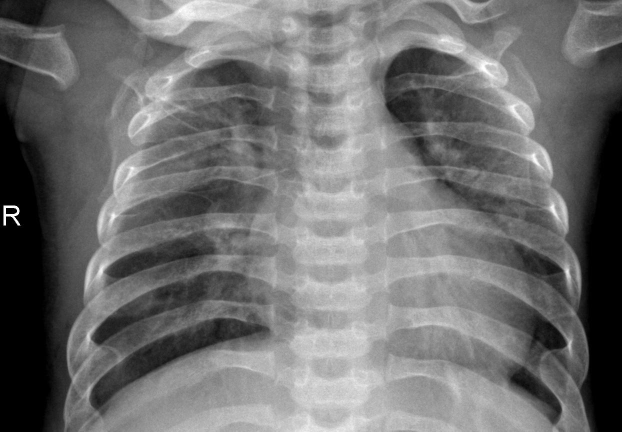
#> input picture EdgeDetection/Pneumonia_02.jpeg, 1244 x 863 px (shown at 1/2 size)
$ python EdgeFilter.py
#> lines starting #> are read from the running program, lines starting #| are printed output that depends on the picture

import matplotlib.pyplot as plt
from skimage.color import rgb2gray
import cv2
import numpy as np

img = cv2.imread("Pneumonia_02.jpeg",0)
#> img is the input picture: shape (863, 1244); min 0, max 255, mean 112

img = cv2.resize(img, (500,600))
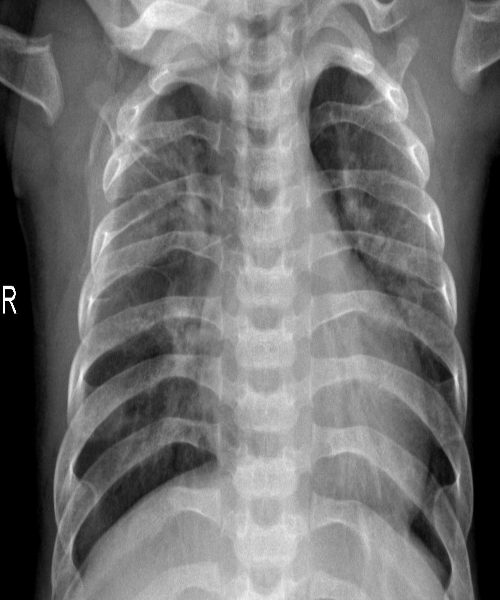
#> img: shape (600, 500); min 0, max 255, mean 111.9

canny_edge = cv2.Canny(img,30,200)
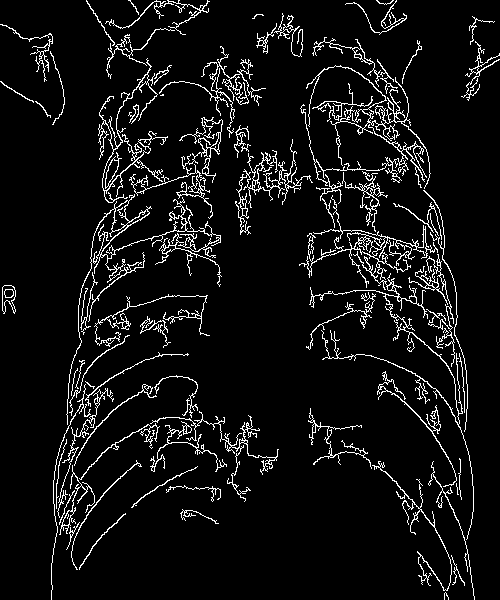
#> canny_edge: shape (600, 500); 6.8% white in thin lines or dots

sigma = 0.001

median = np.median(img)
#> median = 116
lower = int(max(0,(1.0-sigma)*median))
#> lower = 115
upper = int(max(0,(1.0+sigma)*median))
#> upper = 116


auto_canny = cv2.Canny(img, lower, upper)
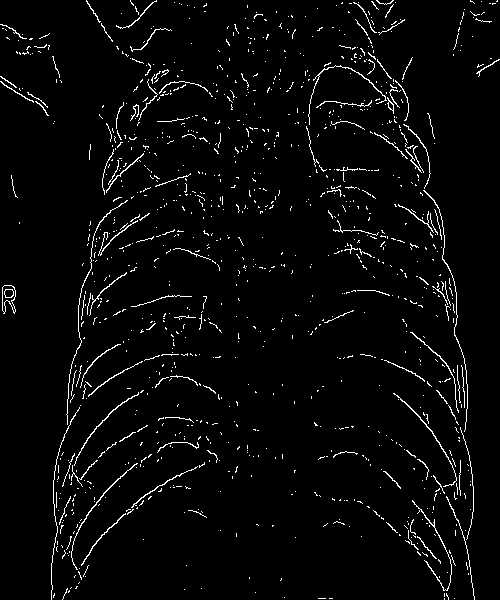
#> auto_canny: shape (600, 500); 3.2% white in thin lines or dots

cv2.imshow("Original Image", img)
cv2.imshow("Canny Image", canny_edge)
cv2.imshow(("Auto Canny Image"), auto_canny)


cv2.waitKey(0)
cv2.destroyAllWindows()

$ run again, with EdgeDetection/Pneumonia_01.jpeg copied over EdgeDetection/Pneumonia_02.jpeg
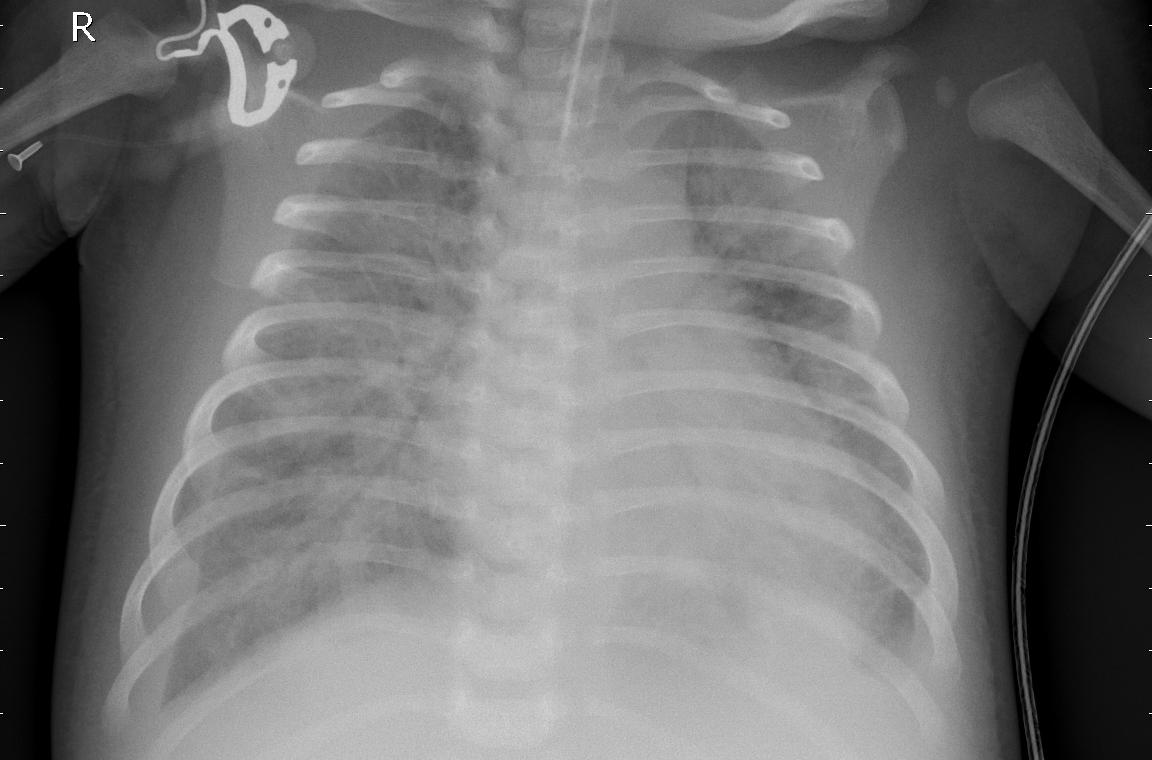
#> input picture EdgeDetection/Pneumonia_01.jpeg, 1152 x 760 px
#> img is the input picture: shape (760, 1152); min 0, max 255, mean 114.5
#> img: shape (600, 500)
#> `canny_edge = cv2.Canny(img,30,200)`:
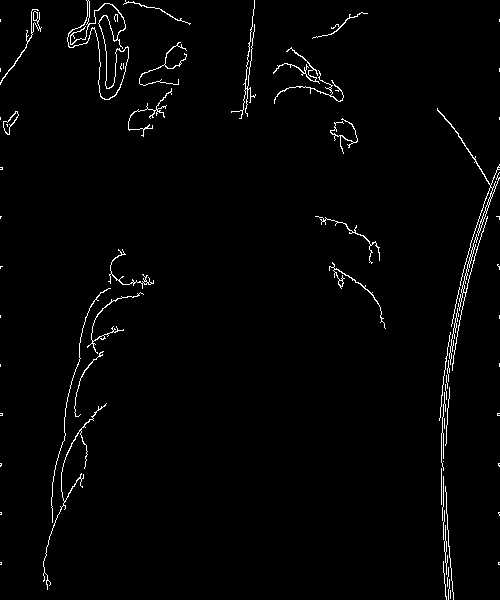
#> canny_edge: shape (600, 500); 1.8% white in thin lines or dots
#> median = 128
#> lower = 127
#> upper = 128
#> `auto_canny = cv2.Canny(img, lower, upper)`:
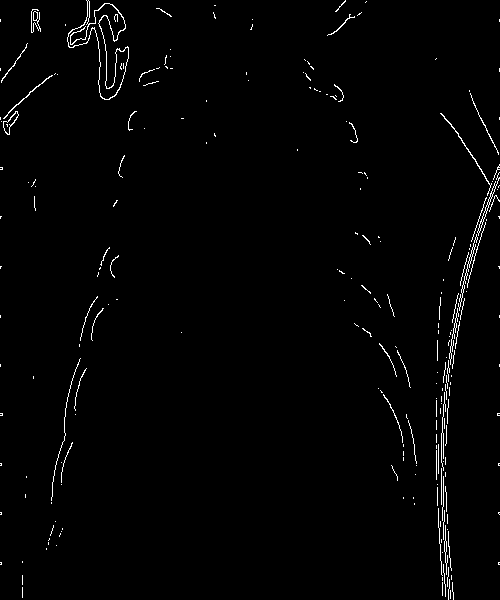
#> auto_canny: shape (600, 500); 1.4% white in thin lines or dots

$ run again, with EdgeDetection/Normal_01.jpeg copied over EdgeDetection/Pneumonia_02.jpeg
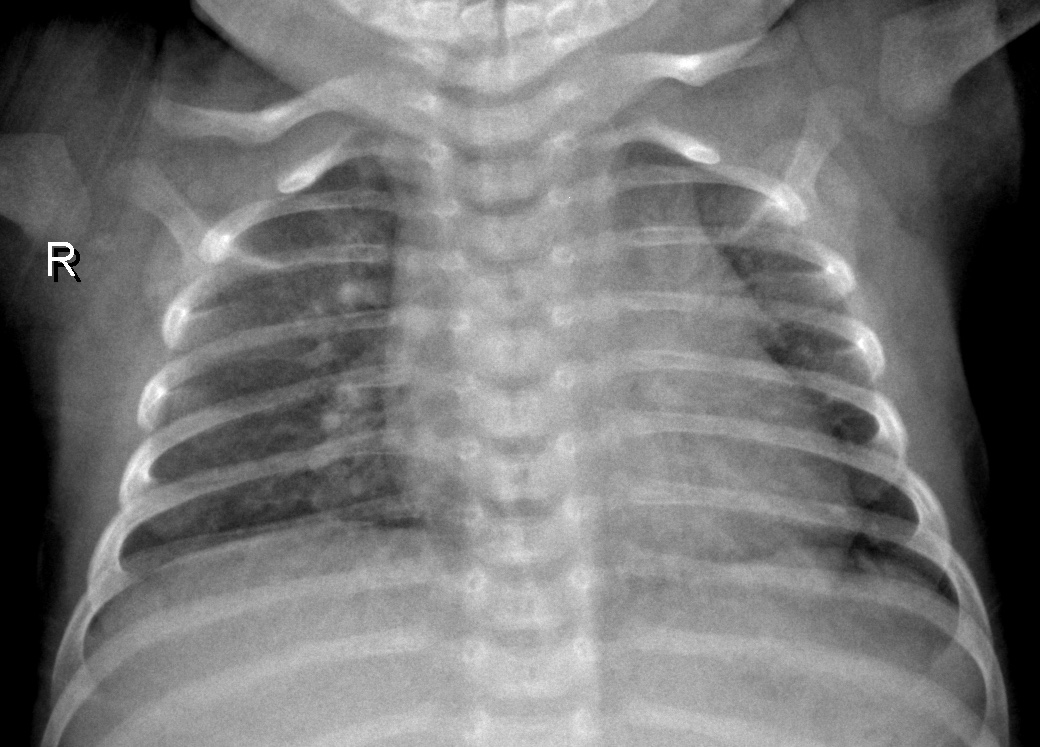
#> input picture EdgeDetection/Normal_01.jpeg, 1040 x 747 px
#> img is the input picture: shape (747, 1040); min 0, max 255, mean 117.3
#> img: shape (600, 500)
#> `canny_edge = cv2.Canny(img,30,200)`:
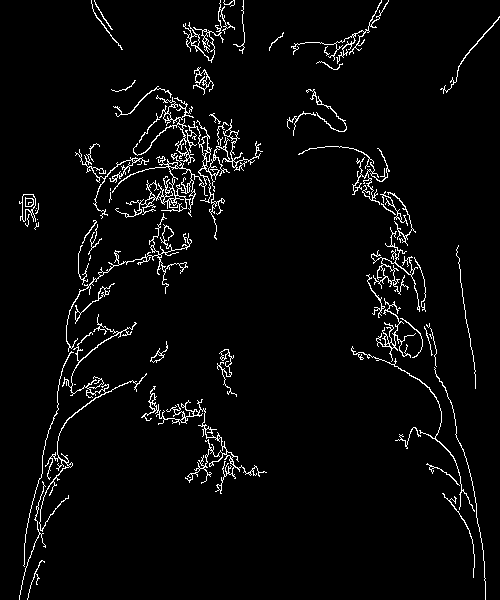
#> canny_edge: shape (600, 500); 3.8% white in thin lines or dots
#> median = 126
#> lower = 125
#> upper = 126
#> `auto_canny = cv2.Canny(img, lower, upper)`:
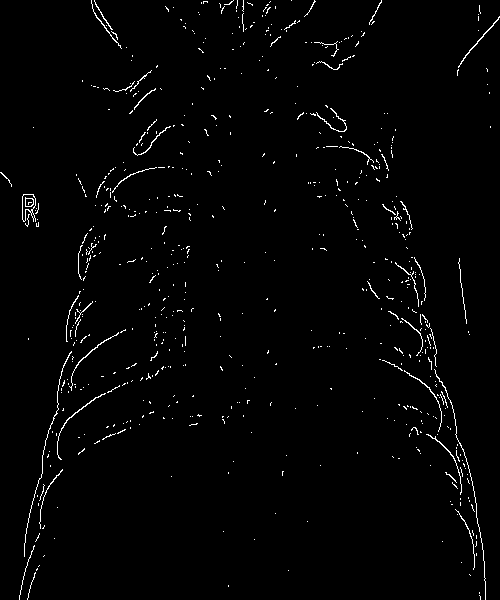
#> auto_canny: shape (600, 500); 1.6% white in thin lines or dots

$ run again, with EdgeDetection/Normal_02.jpeg copied over EdgeDetection/Pneumonia_02.jpeg
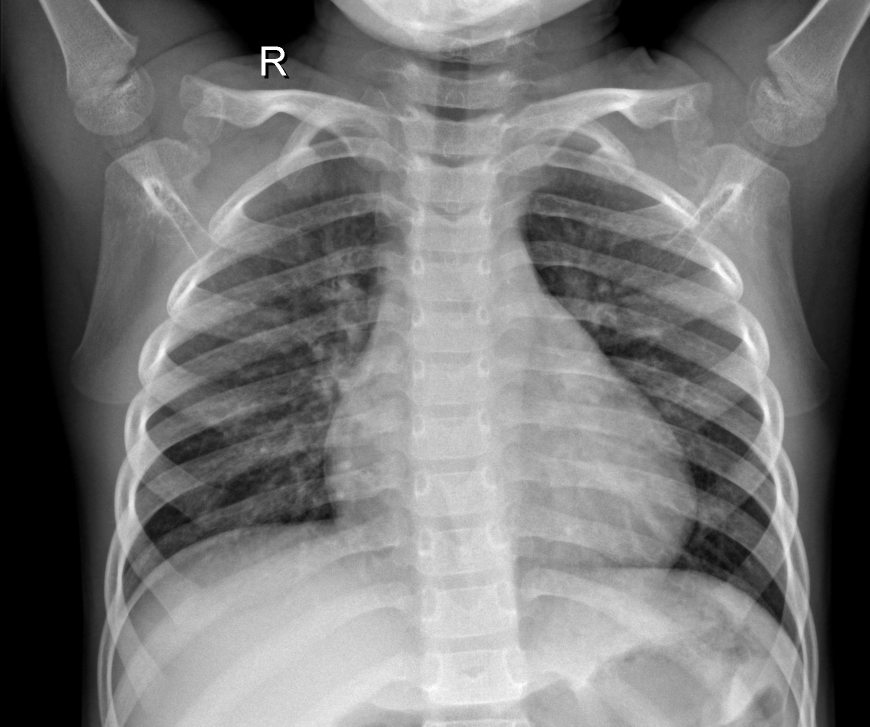
#> input picture EdgeDetection/Normal_02.jpeg, 1740 x 1453 px (shown at 1/2 size)
#> img is the input picture: shape (1453, 1740); min 0, max 255, mean 118.1
#> img: shape (600, 500)
#> `canny_edge = cv2.Canny(img,30,200)`:
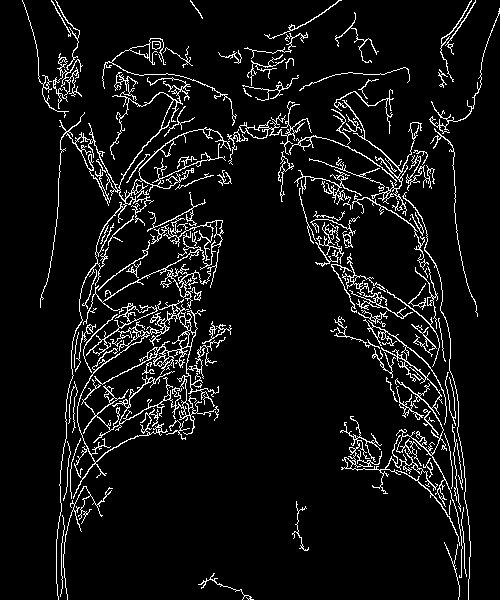
#> canny_edge: shape (600, 500); 7.2% white in thin lines or dots
#> median = 124
#> lower = 123
#> upper = 124
#> `auto_canny = cv2.Canny(img, lower, upper)`:
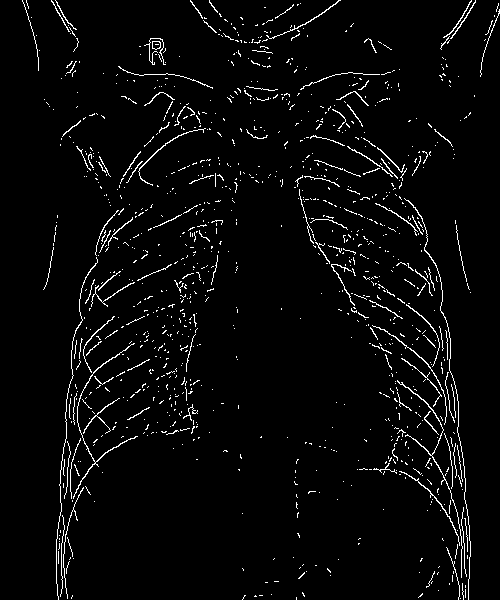
#> auto_canny: shape (600, 500); 3.4% white in thin lines or dots
